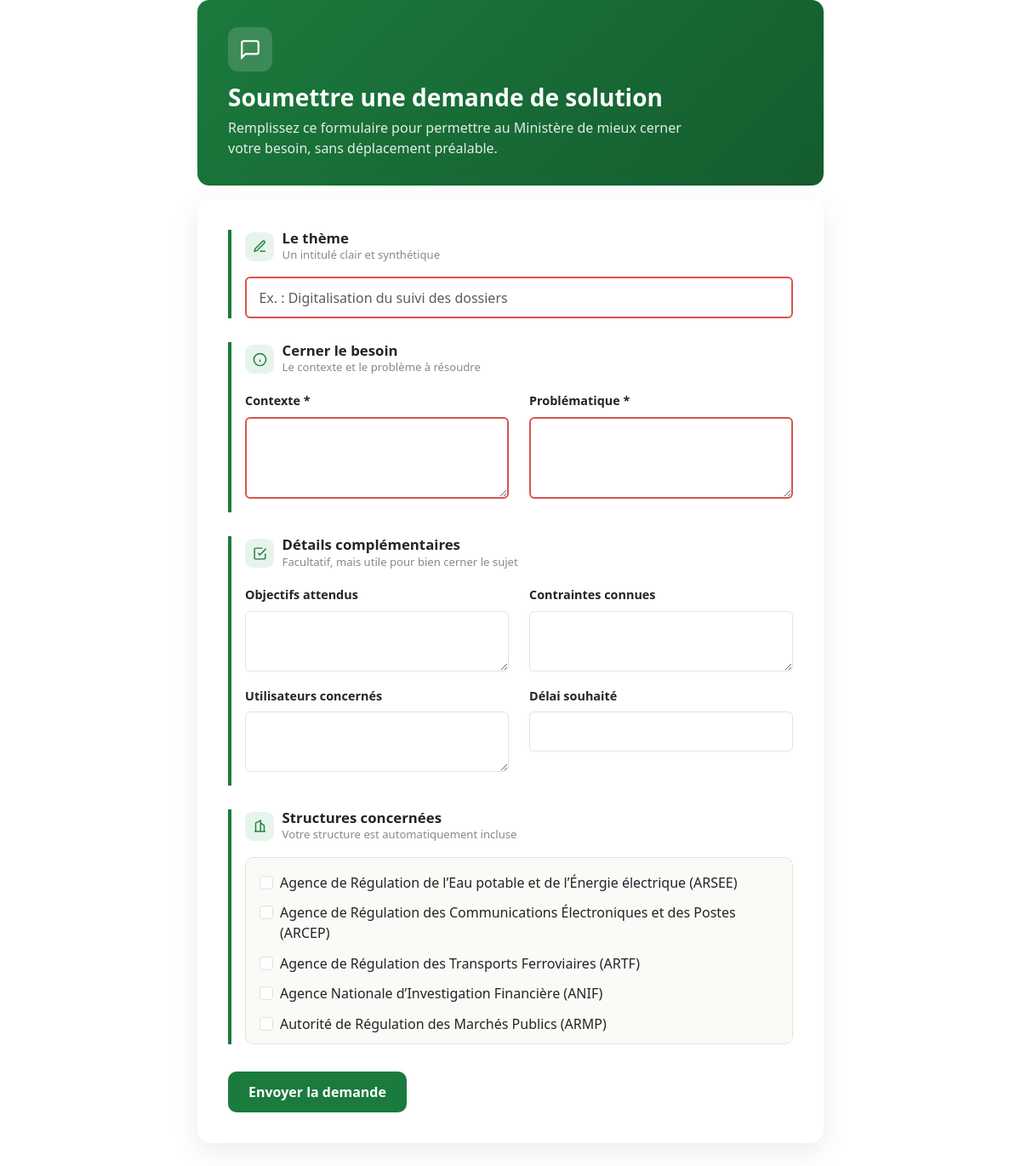
Screenshot of /views/point_focal/nouvelle_demande.php (signed in) with the database file from the repository.
### tables this page shows
CREATE TABLE IF NOT EXISTS `structure` (
  `id_struc` int NOT NULL AUTO_INCREMENT,
  `nom_struc` varchar(200) NOT NULL,
  `adresse` varchar(255) DEFAULT NULL,
  `telephone` varchar(20) DEFAULT NULL,
  `email` varchar(100) DEFAULT NULL,
  `mission` varchar(1000) DEFAULT NULL,
  `site_web` varchar(255) DEFAULT NULL,
  `date_creation` date DEFAULT NULL,
  `directeur_general` varchar(200) DEFAULT NULL,
  `id_cat` int NOT NULL,
  `sigle` varchar(30) DEFAULT NULL,
  `id_responsable` int DEFAULT NULL,
  PRIMARY KEY (`id_struc`),
  KEY `fk_structure_categorie` (`id_cat`),
  KEY `fk_structure_responsable` (`id_responsable`)
);

### views/point_focal/nouvelle_demande.php (the view, shortened to what this page needs)
<?php
require_once '../../config/database.php';
$maStructureStmt = $db->prepare("SELECT * FROM structure WHERE id_responsable = :id_responsable");
$maStructureStmt->execute([':id_responsable' => $_SESSION['user_id']]);
$maStructure = $maStructureStmt->fetch(PDO::FETCH_ASSOC);
$toutesStructuresStmt = $db->query("SELECT id_struc, nom_struc FROM structure ORDER BY nom_struc");
$toutesStructures = $toutesStructuresStmt->fetchAll(PDO::FETCH_ASSOC);
require '../../includes/header_dashboard.php';
?>
<div class="container" style="max-width: 760px;">
  <div class="demande-hero">
    <div class="demande-hero-icone">
      <svg width="26" height="26" viewBox="0 0 24 24" fill="none" stroke="#fff" stroke-width="2"><path d="M21 15a2 2 0 0 1-2 2H7l-4 4V5a2 2 0 0 1 2-2h14a2 2 0 0 1 2 2z"/></svg>
    </div>
    <h1 class="h3">Soumettre une demande de solution</h1>
    <p>Remplissez ce formulaire pour permettre au Ministère de mieux cerner votre besoin, sans déplacement préalable.</p>
  </div>
</div>
<main class="container my-4 mb-5" style="max-width: 760px;">
 <div class="demande-carte">
  <form action="" method="post">
    <div class="demande-section">
      <div class="demande-section-entete">
        <div class="demande-section-icone">
          <svg width="17" height="17" viewBox="0 0 24 24" fill="none" stroke="currentColor" stroke-width="2"><path d="M12 20h9"/><path d="M16.5 3.5a2.1 2.1 0 0 1 3 3L7 19l-4 1 1-4z"/></svg>
        </div>
        <div>
          <h2>Le thème</h2>
          <p class="section-soustitre">Un intitulé clair et synthétique</p>
        </div>
      </div>
      <input type="text" name="titre_theme" class="form-control" placeholder="Ex. : Digitalisation du suivi des dossiers" required>
    </div>
    <div class="demande-section">
      <div class="demande-section-entete">
        <div class="demande-section-icone">
          <svg width="17" height="17" viewBox="0 0 24 24" fill="none" stroke="currentColor" stroke-width="2"><circle cx="12" cy="12" r="10"/><line x1="12" y1="16" x2="12" y2="12"/><line x1="12" y1="8" x2="12.01" y2="8"/></svg>
        </div>
        <div>
          <h2>Cerner le besoin</h2>
          <p class="section-soustitre">Le contexte et le problème à résoudre</p>
        </div>
      </div>
      <div class="row">
        <div class="col-md-6 mb-3">
          <label class="form-label">Contexte *</label>
          <textarea name="contexte" class="form-control" rows="3" required></textarea>
        </div>
        <div class="col-md-6 mb-3">
          <label class="form-label">Problématique *</label>
          <textarea name="problematique" class="form-control" rows="3" required></textarea>
        </div>
      </div>
    </div>
    <div class="demande-section">
      <div class="demande-section-entete">
        <div class="demande-section-icone">
          <svg width="17" height="17" viewBox="0 0 24 24" fill="none" stroke="currentColor" stroke-width="2"><path d="M9 11l3 3L22 4"/><path d="M21 12v7a2 2 0 0 1-2 2H5a2 2 0 0 1-2-2V5a2 2 0 0 1 2-2h11"/></svg>
        </div>
        <div>
          <h2>Détails complémentaires</h2>
          <p class="section-soustitre">Facultatif, mais utile pour bien cerner le sujet</p>
        </div>
      </div>
      <div class="row">
        <div class="col-md-6">
          <div class="mb-3">
            <label class="form-label">Objectifs attendus</label>
            <textarea name="objectifs" class="form-control" rows="2"></textarea>
          </div>
          <div class="mb-3">
            <label class="form-label">Utilisateurs concernés</label>
            <textarea name="utilisateurs_concernes" class="form-control" rows="2"></textarea>
          </div>
        </div>
        <div class="col-md-6">
          <div class="mb-3">
            <label class="form-label">Contraintes connues</label>
            <textarea name="contraintes" class="form-control" rows="2"></textarea>
          </div>
          <div class="mb-0">
            <label class="form-label">Délai souhaité</label>
            <input type="text" name="delai_souhaite" class="form-control">
          </div>
        </div>
      </div>
    </div>
    <div class="demande-section" style="margin-bottom: 2rem;">
      <div class="demande-section-entete">
        <div class="demande-section-icone">
          <svg width="17" height="17" viewBox="0 0 24 24" fill="none" stroke="currentColor" stroke-width="2"><path d="M3 21h18"/><path d="M5 21V7l8-4v18"/><path d="M19 21V11l-6-4"/></svg>
        </div>
        <div>
          <h2>Structures concernées</h2>
          <p class="section-soustitre">Votre structure est automatiquement incluse</p>
        </div>
      </div>
      <div class="structures-liste">
        <?php foreach ($toutesStructures as $s): ?>
          <div class="form-check">
            <input class="form-check-input" type="checkbox" name="structures[]" value="<?= $s['id_struc'] ?>" id="s<?= $s['id_struc'] ?>"
              <?= ($maStructure && $s['id_struc'] == $maStructure['id_struc']) ? 'checked disabled' : '' ?>>
            <label class="form-check-label" for="s<?= $s['id_struc'] ?>"><?= htmlspecialchars($s['nom_struc']) ?></label>
          </div>
        <?php endforeach; ?>
      </div>
    </div>
    <button type="submit" class="btn-envoyer-demande">
      Envoyer la demande
    </button>
  </form>
</div>
</main>
<?php require '../../includes/footer_dashboard.php'; ?>

### publique/css/dashboard.css (style rules this page uses)
:root { --mrri-vert: #0F8A4B; --mrri-vert-fonce: #0B6B3A; --mrri-vert-clair: #E8F6EF; --mrri-bleu: #1B3FAE; --mrri-bleu-fonce: #142F86; --mrri-bleu-nuit: #0B1D4D; --mrri-bleu-clair: #EAF0FF; --mrri-or: #C9972C; --mrri-or-fonce: #9D741E; --mrri-or-clair: #FBF4E3; --mrri-fond: #F5F7FA; --mrri-blanc: #FFFFFF; --mrri-encre: #182033; --mrri-texte: #566176; --mrri-texte-leger: #8791A5; --mrri-bordure: #E3E7EF; --mrri-danger: #C93C3C; --mrri-danger-clair: #FCECEC; --mrri-warning: #C9972C; --mrri-warning-clair: #FBF4E3; --mrri-success: #0F8A4B; --mrri-success-clair: #E8F6EF; --mrri-radius: 10px; --mrri-radius-sm: 7px; --mrri-shadow: 0 2px 8px rgba(11, 29, 77, .05); --mrri-shadow-hover: 0 8px 24px rgba(11, 29, 77, .09); --mrri-sidebar-width: 260px; --mrri-transition: .2s ease; }

### views/point_focal/nouvelle_demande.php (style rules this page uses)
.demande-hero { background: linear-gradient(135deg, #1B7A3D 0%, #145C2E 100%); color: #fff; border-radius: 14px; padding: 2rem 2.25rem; margin-bottom: -2.5rem; position: relative; z-index: 1; }
.demande-hero-icone { width: 52px; height: 52px; border-radius: 12px; background: rgba(255,255,255,0.15); display: flex; align-items: center; justify-content: center; margin-bottom: 0.9rem; }
.demande-hero h1 { font-weight: 700; margin-bottom: 0.35rem; }
.demande-hero p { color: rgba(255,255,255,0.88); margin: 0; max-width: 60ch; }
.demande-carte { position: relative; z-index: 2; background: #fff; border-radius: 16px; box-shadow: 0 10px 34px rgba(0,0,0,0.08); padding: 2.25rem; margin-top: 3.5rem; }
.demande-section { padding-left: 1rem; border-left: 4px solid #1B7A3D; margin-bottom: 1.75rem; }
.demande-section-entete { display: flex; align-items: center; gap: 0.6rem; margin-bottom: 1rem; }
.demande-section-icone { width: 34px; height: 34px; border-radius: 9px; background: #E7F4EB; color: #1B7A3D; display: flex; align-items: center; justify-content: center; flex-shrink: 0; }
.demande-section h2 { font-size: 1.05rem; font-weight: 700; margin: 0; }
.demande-section .section-soustitre { font-size: 0.82rem; color: #8a8a80; margin: 0; }
.demande-carte .form-control, .demande-carte .form-select { border-color: #e2e2e2; padding: 0.65rem 0.9rem; }
.demande-carte label.form-label { font-weight: 600; font-size: 0.9rem; }
.structures-liste { max-height: 220px; overflow-y: auto; border: 1px solid #e2e2e2; border-radius: 10px; padding: 0.75rem 1rem; background: #FAFAF7; }
.structures-liste .form-check { padding-top: 0.3rem; padding-bottom: 0.3rem; }
.btn-envoyer-demande { background: #1B7A3D; color: #fff; font-weight: 600; padding: 0.75rem 1.5rem; border-radius: 10px; border: none; display: inline-flex; align-items: center; gap: 0.5rem; }
.form-control.required, .form-select.required { border: 2px solid #d9534f !important; }

### rows the page displays
structure: nom_struc "Agence de Régulation de l’Eau potable et de l’Énergie électrique (ARSEE)"
structure: nom_struc "Agence de Régulation des Communications Électroniques et des Postes (ARCEP)"
structure: nom_struc "Agence de Régulation des Transports Ferroviaires (ARTF)"
structure: nom_struc "Agence Nationale d’Investigation Financière (ANIF)"
structure: nom_struc "Autorité de Régulation des Marchés Publics (ARMP)"
